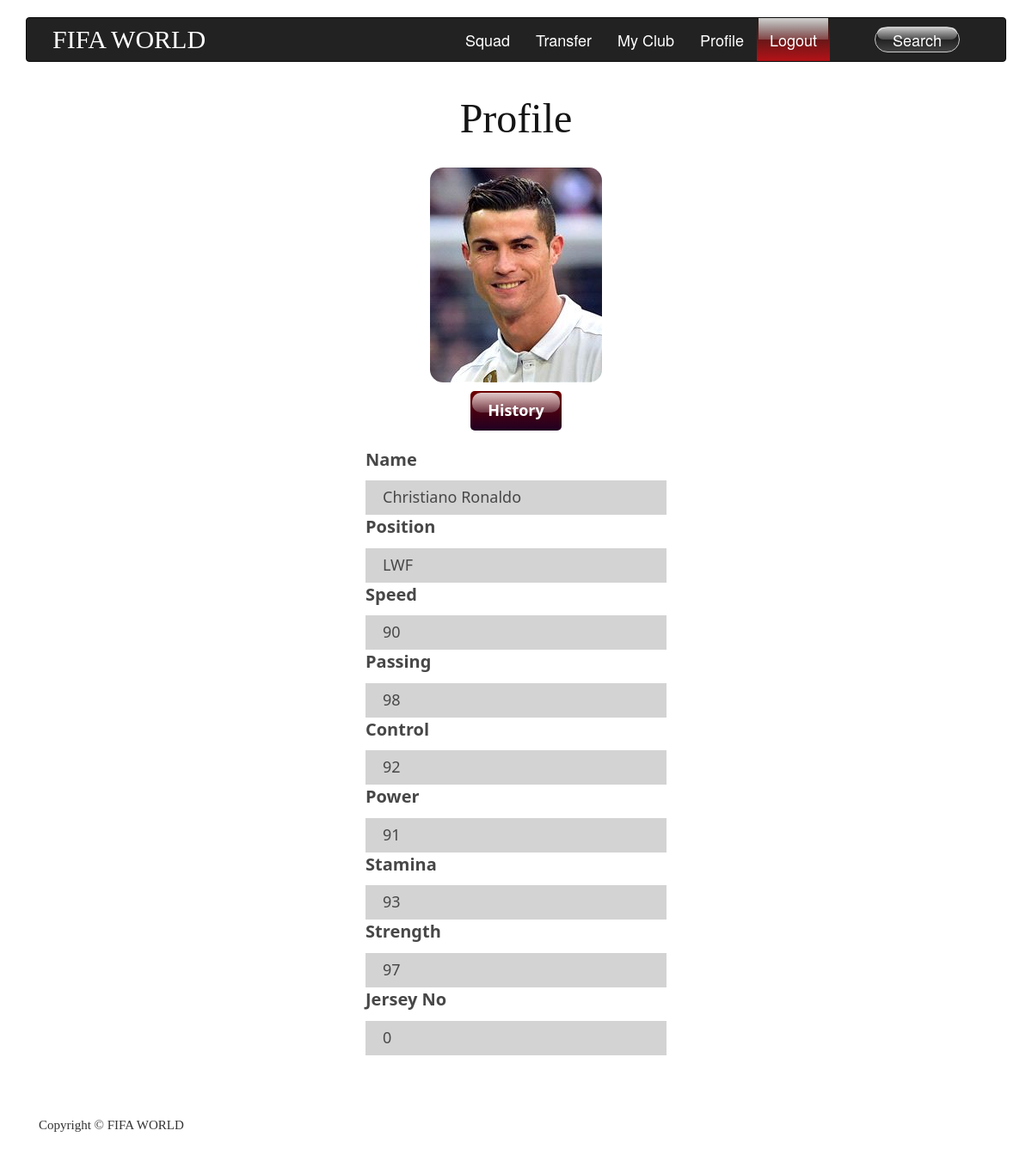
The app's page /detail.php?playerid=58 with its own data.
### tables this page shows
CREATE TABLE `player` (
  `player_id` int(5) NOT NULL,
  `club_id` char(5) DEFAULT NULL,
  `position` varchar(5) NOT NULL,
  `speed` int(2) NOT NULL,
  `passing` int(2) NOT NULL,
  `control` int(2) NOT NULL,
  `power` int(2) NOT NULL,
  `stamina` int(2) NOT NULL,
  `strength` int(2) NOT NULL,
  `jersey_no` int(3) NOT NULL,
  `squad_status` varchar(20) NOT NULL,
  `contract` date DEFAULT NULL,
  `salary` int(5) DEFAULT NULL,
  `transfer_price` int(10) NOT NULL,
  `max_bidding_price` int(10) NOT NULL,
  `transfer_status` varchar(20) NOT NULL
);

CREATE TABLE `person` (
  `id` int(5) NOT NULL,
  `type` varchar(10) NOT NULL,
  `picture` varchar(500) NOT NULL,
  `name` varchar(20) NOT NULL,
  `DOB` date NOT NULL,
  `address` varchar(40) NOT NULL,
  `city` varchar(20) DEFAULT NULL,
  `mail` varchar(30) NOT NULL,
  `country` varchar(20) NOT NULL,
  `username` varchar(10) NOT NULL,
  `password` varchar(20) NOT NULL
);

### detail.php (the view, shortened to what this page needs)
<?php
    include("connect.php");
    $loggedUsername=$_GET['username'];
    $playerid=$_GET['playerid'];
    $query= "SELECT person.name,person.picture,player.*
            FROM player JOIN person
            ON
            (
                person.id=player.player_id AND
                player.player_id='$playerid'
            )";
    $result=mysqli_query($conn,$query);
    while($row = $result->fetch_assoc())
    {
        $player_picture         = $row['picture'];
        $player_name            = $row['name'];
        $player_position        = $row['position'];
        $player_speed           = $row['speed'];
        $player_passing         = $row['passing'];
        $player_control         = $row['control'];
        $player_power           = $row['power'];
        $player_stamina         = $row['stamina'];
        $player_strength        = $row['strength'];
        $player_jersey           = $row['jersey_no'];
    }
?>
<!DOCTYPE html>
<html lang="en">
<head>
    <link href="css/bootstrap.min.css" rel="stylesheet">
    <link href="css/shop-homepage.css" rel="stylesheet">
</head>
<body>
    <div class="container">
        <div class="row">
            <div class="container-fluid">
                 <nav class="navbar navbar-inverse">
                    <div class="container">
                        <div class="navbar-header">
                            <a class="navbar-brand" href="main.php? username=<?php echo $loggedUsername?>" style="color:white">FIFA WORLD</a>
                        </div>
                        <div class="collapse navbar-collapse" id="navbar-collapse-3">
                            <ul id="search_panel" class="nav navbar-nav navbar-right">
                            <li><a href="squad.php? username=<?php echo $loggedUsername?>" style="color:white">Squad</a></li>
                            <li><a href="transfer.php? username=<?php echo $loggedUsername?> & budget_alert=0" style="color:white">Transfer</a></li>
                            <li><a href="myclub.php? username=<?php echo $loggedUsername?>" style="color:white">My Club</a></li>
                            <li><a href="profile.php? username=<?php echo $loggedUsername?>"  style="color:white">Profile</a>
                            <li><a id="logout"  href="index.php" style="color:white">Logout</a></li>
                            </li>
                            <li>
                                <a id="search_button" class="btn btn-default btn-outline btn-circle collapsed"  data-toggle="collapse" href="#nav-collapse3" aria-expanded="false" aria-controls="nav-collapse3" style="background-color:black; font-size: 18px;">Search</a>
                            </li>
                            </ul>
                        </div>
                    </div>
                </nav>
            </div>
        </div>
        <div class="col-md-4"></div>
        <div class="col-md-4">
                <h1 class="profile_header">Profile</h1>
                <br>
                <div>
                    <div align="center">
                        <p>
                            <img src="<?php echo $player_picture; ?>" style="border-radius: 15px;">
                        </p>
                    </div>
                    <button id="history_button" class="glass" onclick="document.getElementById('history').style.display='block'" style="width:auto;">History</button>
                </div>
                <br>
                    <div class="info_container">
                        <div class="ID">
                            <div class="name_head"><p>Name</p></div>
                                <div class="name_box">
                                    <p>
                                        <?php
                                            echo $player_name;
                                        ?>
                                    </p>
                                </div>
                            <div class="position_head"><p>Position</p></div>
                                <div class="position_box">
                                    <p>
                                        <?php
                                            echo $player_position;
                                        ?>
                                    </p>
                                </div>
                            <div class="speed_head"><p>Speed</p></div>
                                <div class="speed_box">
                                    <p>
                                        <?php
                                            echo $player_speed;
                                        ?>
                                    </p>
                                </div>
                            <div class="passing_head"><p>Passing</p></div>
                                <div class="passing_box">
                                    <p>
                                        <?php
                                            echo $player_passing;
                                        ?>
                                    </p>
                                </div>
                            <div class="control_head"><p>Control</p></div>
                                <div class="control_box">
                                    <p>
                                        <?php
                                            echo $player_control;
                                        ?>
                                    </p>
                                </div>
                            <div class="power_head"><p>Power</p></div>
                                <div class="power_box">
                                    <p>
                                        <?php
                                            echo $player_power;
                                        ?>
                                    </p>
                                </div>
                            <div class="stamina_head"><p>Stamina</p></div>
                                <div class="stamina_box">
                                    <p>
                                        <?php
                                            echo $player_stamina;
                                        ?>
                                    </p>
                                </div>
                            <div class="strength_head"><p>Strength</p></div>
                                <div class="strength_box">
                                    <p>
                                        <?php
                                            echo $player_strength;
                                        ?>
                                    </p>
                                </div>
                            <div class="jersey_head"><p>Jersey No</p></div>
                                <div class="jersey_box">
                                    <p>
                                        <?php
                                            echo $player_jersey;
                                        ?>
                                    </p>
                                </div>
                        </div>
                    </div>
                <br>
            </div>
        <div class="col-lg-12">
            <br>
            <p>Copyright &copy; FIFA WORLD</p>
            <br>
        </div>
            </div>
</body>
</html>

### css/shop-homepage.css (style rules this page uses)
body { padding-top: 70px; }

### detail.php (style rules this page uses)
body { -webkit-background-size: cover; -moz-background-size: cover; -o-background-size: cover; background-size: cover; background-attachment: fixed; background-repeat: no-repeat; background-position: 0 ; padding-top:20px; }
#search_button { margin-right: 50px; position: relative; display: inline-block; background-color: black; background: linear-gradient(#000000,#434343); color: #fff; }
#search_button:after { content: ''; position: absolute; top: 0px; left: 2px; width: calc(100% - 4px); height: 50%; border-radius: 10px; background: linear-gradient(rgba(255,255,255,0.8), rgba(255,255,255,0.2)); }
#navbar-collapse-3 { margin-right: 20px; }
#search_panel { font-size: 18px; }
#logout { margin-right: 30px; position: relative; display: inline-block; background-color: black; background: linear-gradient(#1F1C18,#B31217); color: #fff; }
#logout:after { content: ''; position: absolute; top: 0px; left: 2px; width: calc(100% - 4px); height: 50%; background: linear-gradient(rgba(255,255,255,0.8), rgba(255,255,255,0.2)); }
.navbar-brand { font-family: Segoe UI semibold; font-size: 30px; padding-left: 30px; -webkit-transition: all 0.5s; -moz-transition: all 0.5s; transition: all 0.5s; }
.navbar-brand { color: #fff; -webkit-animation: neon 2s ease-in-out infinite alternate; -moz-animation: neon 2s ease-in-out infinite alternate; animation: neon 2s ease-in-out infinite alternate; }
.navbar-nav.navbar-right .btn { position: relative; z-index: 2; padding: 4px 20px; margin: 10px auto; transition: transform 0.3s; }
.navbar .navbar-collapse { position: relative; overflow: hidden !important; }
.navbar .navbar-collapse .navbar-right > li:last-child { padding-left: 22px; }
.btn.btn-circle { border-radius: 50px; }
.btn.btn-outline { background-color: transparent; }
.profile_header { text-align: center; color: #141414; font-family: Segoe UI Light; font-size: 48px; }
.name_head,.position_head,.speed_head,.passing_head,.control_head,.power_head,.stamina_head,.strength_head,.jersey_head { font-family: Segoe UI; font-weight: bolder; font-size: 20px; color: #474747; }
.name_box,.position_box,.speed_box,.passing_box,.control_box,.power_box,.stamina_box,.strength_box,.jersey_box { height: 40px; padding-top: 7px; padding-left: 20px; background-color: #D3D3D3; font-family: Segoe UI; font-size: 18px; color: #474747; }
#history_button { position: relative; display: block; padding: 10px 20px; background-color: blue; background: linear-gradient(#6f0000,#200122); border-radius: 5px; color: #fff; font-family: Segoe UI; font-size: 18px; font-weight: 600; text-decoration: none !important; border: none; margin: 0 auto; }
#history_button:after { content: ''; position: absolute; top: 2px; left: 2px; width: calc(100% - 4px); height: 50%; border-radius: 10px; background: linear-gradient(rgba(255,255,255,0.8), rgba(255,255,255,0.2)); }
.col-lg-12 { margin-top: 30px; font-size: 15px; font-family: Segoe UI Semibold; }

### records on screen
player: player_id.name "Christiano Ronaldo", position "LWF", speed "90", passing "98", control "92", power "91", stamina "93", strength "97", jersey_no "0"
